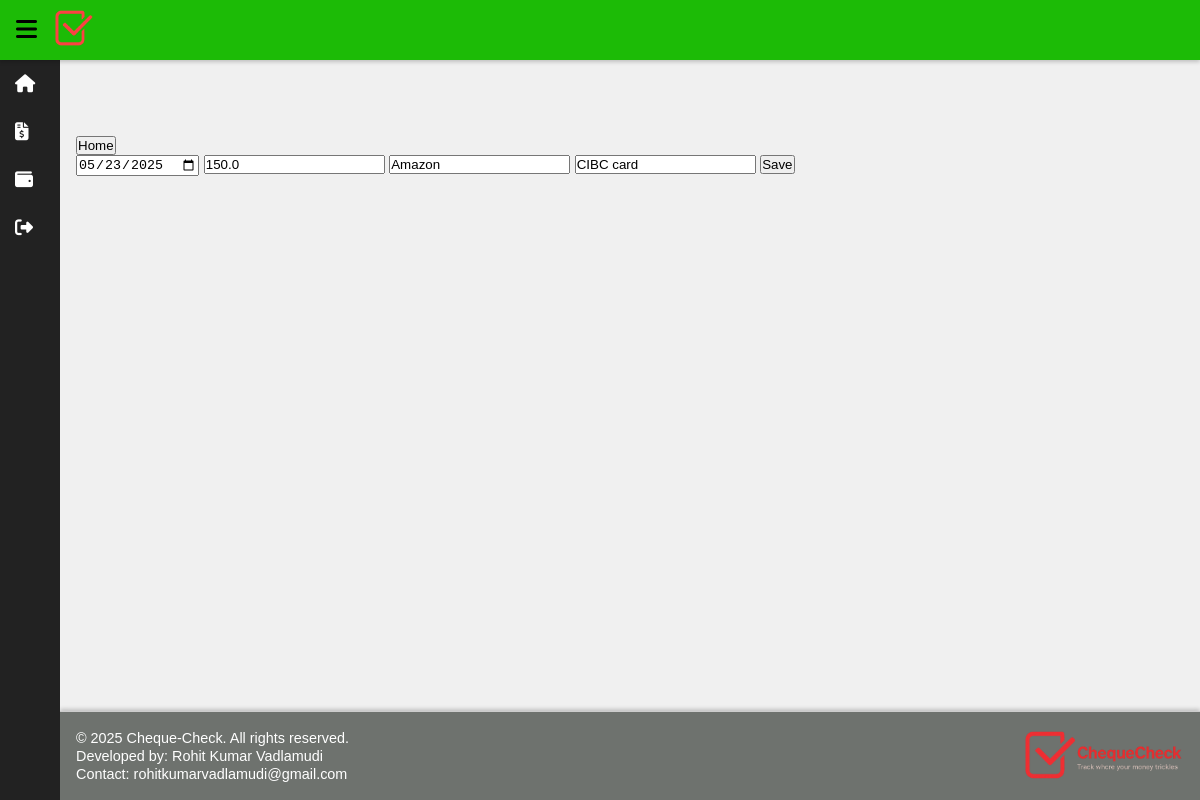
The app's page /edit/3, older data.
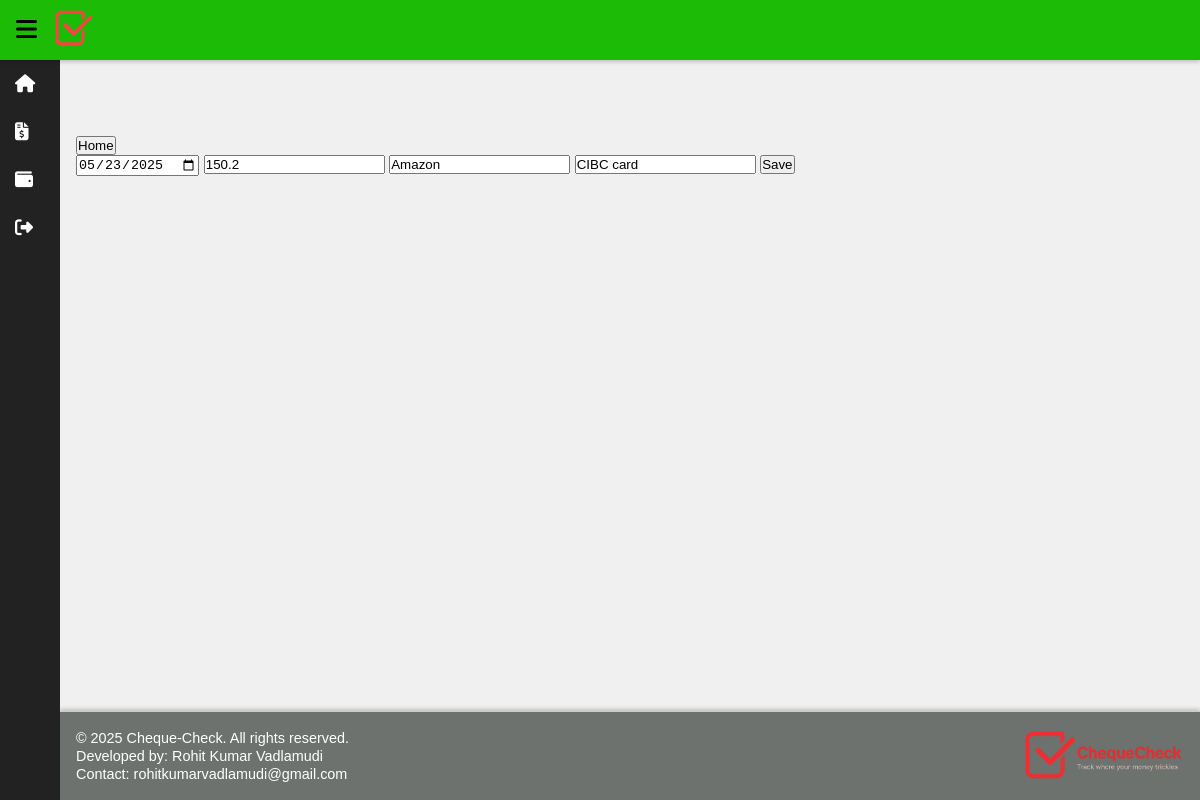
The same page, newer data.
### tables this page shows
CREATE TABLE expenses(
	id INTEGER PRIMARY KEY AUTOINCREMENT,
	date TEXT NOT NULL,
	amount REAL NOT NULL,
	category TEXT NOT NULL,
	notes TEXT);

### app.py (the view)
@app.route("/edit/<int:id>", methods=["GET", "POST"])
def edit(id):
	conn=sq.connect("expenses.db")
	cursor=conn.cursor()
	if request.method=="POST":
		date=request.form['date']
		amount=request.form['amount']
		category=request.form['category']
		notes=request.form['notes']
		cursor.execute("""UPDATE expenses SET amount=?, category=?, notes=? WHERE id IS ?""",(amount,category,notes,id))
		conn.commit()
		conn.close()
		flash("Transaction edited successfully")
		return redirect("/transactions")
	else:
		cursor.execute("""SELECT date, amount, category, notes FROM expenses WHERE id IS ?""",(id,))
		row = cursor.fetchone()
		conn.close()
		if row:
			date, amount, category, notes = row
			return render_template("edit.html", id=id, date=date, amount=amount, category=category, notes=notes)
		else:
			flash("Transaction not found")
			return redirect("/transactions")
	return render_template("transactions.html")

### templates/edit.html (shortened to what this page needs)
{% extends "base.html" %}
{% block content %}
		<a href= "/">
			<button type="button">Home</button>
		</a>
		<form method="POST" action="/edit/{{ id }}">
			<input id="date" type="date" name="date" value="{{date}}" placeholder="date" required>
			<input id="amount" type="number" name="amount" step="0.01" value="{{amount}}" placeholder="Amount" required>
			<input id="category" type="text" name="category" value="{{category}}" placeholder="Category" required>
			<input id="notes" type="text" name="notes" value="{{notes}}" placeholder="Notes">
			<button type="submit">Save</button>
		</form>
{% endblock %}

Row changes from the older to the newer data that the page shows:
changed expenses "Amazon": amount "150.0" → "150.2"
